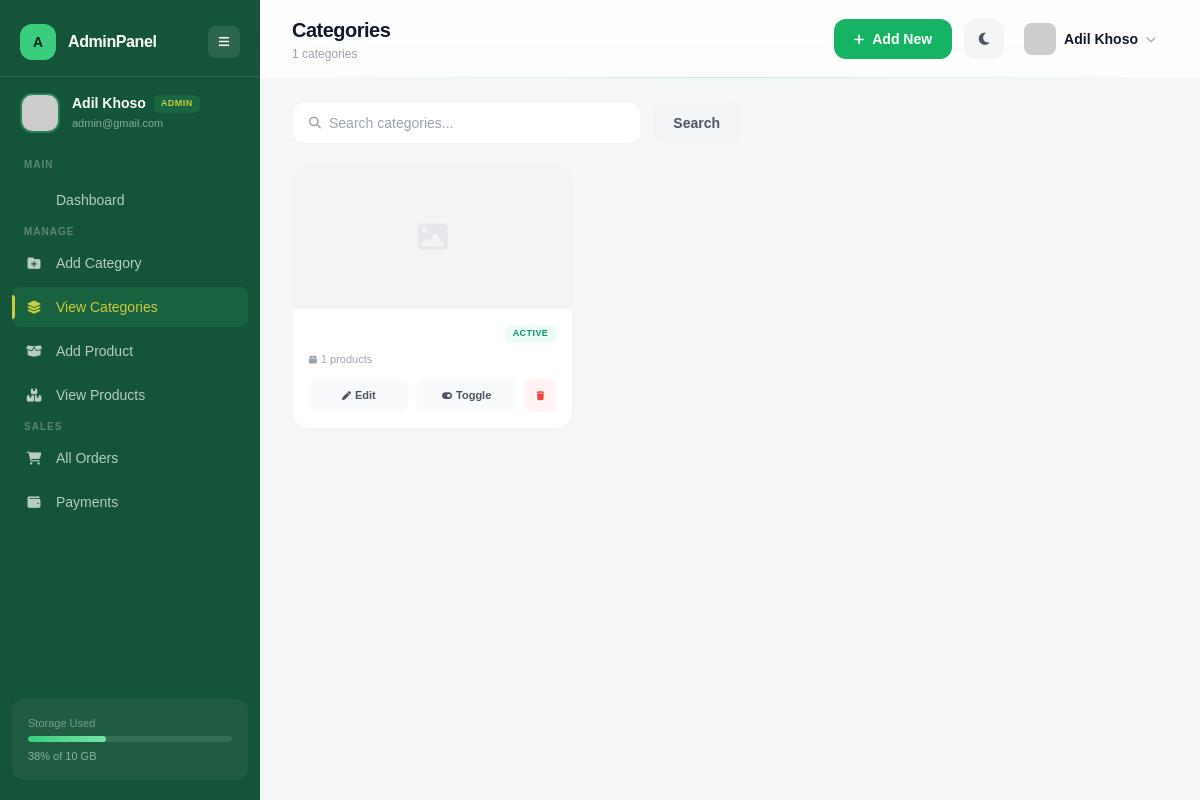
Page /backend/category/view.php (signed in) on the earlier database version.
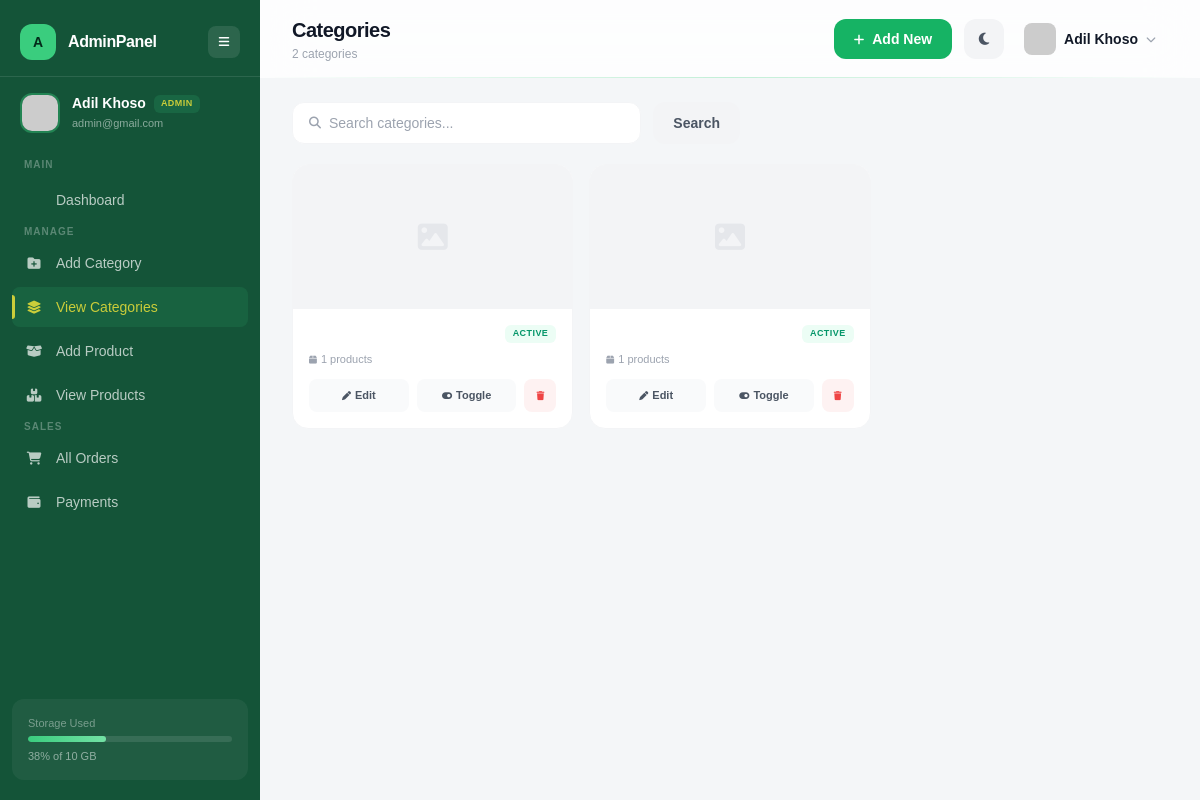
Same page on the later database version.
### tables this page shows
CREATE TABLE `categories` (
  `id` int(11) NOT NULL,
  `category_name` varchar(100) DEFAULT NULL,
  `parent_id` int(11) DEFAULT NULL,
  `description` text DEFAULT NULL,
  `status` enum('active','inactive') NOT NULL DEFAULT 'active',
  `created_at` timestamp NOT NULL DEFAULT current_timestamp()
);

### backend/category/view.php (the view, shortened to what the changed rows need)
<?php
include("../config/db.php");
 $where = "1=1";
 $cats_res = mysqli_query($conn, "SELECT c.*, (SELECT COUNT(*) FROM products WHERE category_id = c.id) as product_count FROM categories c WHERE $where ORDER BY c.created_at DESC");
 $total_cats = mysqli_num_rows($cats_res);
?>
<!DOCTYPE html>
<html lang="en">
<head>
<script src="https://cdn.tailwindcss.com"></script>
<link rel="stylesheet" href="https://cdnjs.cloudflare.com/ajax/libs/font-awesome/6.5.0/css/all.min.css">
</head>
<body class="bg-[#f4f6f8] dark:bg-[#0a0f0d] transition-colors duration-500 min-h-screen">
<main id="main" class="ml-[260px] min-h-screen transition-all duration-300">
  <header class="topbar-border sticky top-0 z-40 bg-white/80 dark:bg-[#0d1410]/80 backdrop-blur-xl px-8 py-4 flex justify-between items-center">
    <div><h1 class="text-xl font-bold text-gray-900 dark:text-white tracking-tight">Categories</h1><p class="text-xs text-gray-400 mt-0.5"><?= $total_cats ?> categories</p></div>
  </header>
  <div class="px-8 py-6">
    <?php if (mysqli_num_rows($cats_res) > 0): ?>
    <div class="grid grid-cols-1 sm:grid-cols-2 lg:grid-cols-3 xl:grid-cols-4 gap-4">
      <?php while ($cat = mysqli_fetch_assoc($cats_res)): ?>
      <div class="fade-up bg-white dark:bg-[#131a16] rounded-2xl border border-gray-100 dark:border-white/5 overflow-hidden hover:shadow-md transition-shadow group">
        <div class="h-36 bg-gray-100 dark:bg-white/[0.03] flex items-center justify-center overflow-hidden">
          <?php if (!empty($cat['image'])): ?>
            <img src="uploads/<?= htmlspecialchars($cat['image']) ?>" class="w-full h-full object-cover group-hover:scale-105 transition-transform duration-300" onerror="this.parentElement.innerHTML='<i class=\'fa-solid fa-image text-3xl text-gray-200 dark:text-gray-700\'></i>'">
          <?php else: ?>
            <i class="fa-solid fa-image text-3xl text-gray-200 dark:text-gray-700"></i>
          <?php endif; ?>
        </div>
        <div class="p-4">
          <div class="flex items-start justify-between mb-2">
            <span class="text-[9px] font-bold uppercase tracking-wider px-2 py-0.5 rounded-md <?= $cat['status'] === 'active' ? 'bg-emerald-50 text-emerald-600 dark:bg-emerald-900/20 dark:text-emerald-400' : 'bg-gray-100 text-gray-500 dark:bg-white/5 dark:text-gray-500' ?>"><?= ucfirst($cat['status']) ?></span>
          </div>
          <p class="text-[11px] text-gray-400 mb-3"><i class="fa-solid fa-box text-[9px] mr-1"></i><?= $cat['product_count'] ?> products</p>
          <div class="flex gap-2">
            <a href="category/edit.php?id=<?= $cat['id'] ?>" class="flex-1 text-center py-2 bg-gray-50 dark:bg-white/[0.03] hover:bg-gray-100 dark:hover:bg-white/[0.06] text-gray-600 dark:text-white/60 rounded-lg text-[11px] font-semibold transition"><i class="fa-solid fa-pen text-[9px] mr-1"></i>Edit</a>
            <a href="category/view.php?toggle=<?= $cat['id'] ?>" class="flex-1 text-center py-2 bg-gray-50 dark:bg-white/[0.03] hover:bg-gray-100 dark:hover:bg-white/[0.06] text-gray-600 dark:text-white/60 rounded-lg text-[11px] font-semibold transition"><i class="fa-solid fa-toggle-on text-[9px] mr-1"></i>Toggle</a>
            <a href="category/view.php?delete=<?= $cat['id'] ?>" onclick="return confirm('Delete this category?')" class="py-2 px-3 bg-red-50 dark:bg-red-900/10 hover:bg-red-100 dark:hover:bg-red-900/20 text-red-500 rounded-lg text-[11px] font-semibold transition"><i class="fa-solid fa-trash text-[9px]"></i></a>
          </div>
        </div>
      </div>
      <?php endwhile; ?>
    </div>
    <?php endif; ?>
  </div>
</main>
</body>
</html>

Differences in the rows shown:
added categories: status "ACTIVE", product_count "1"
Other differences:
$total_cats: "1" → "2"
